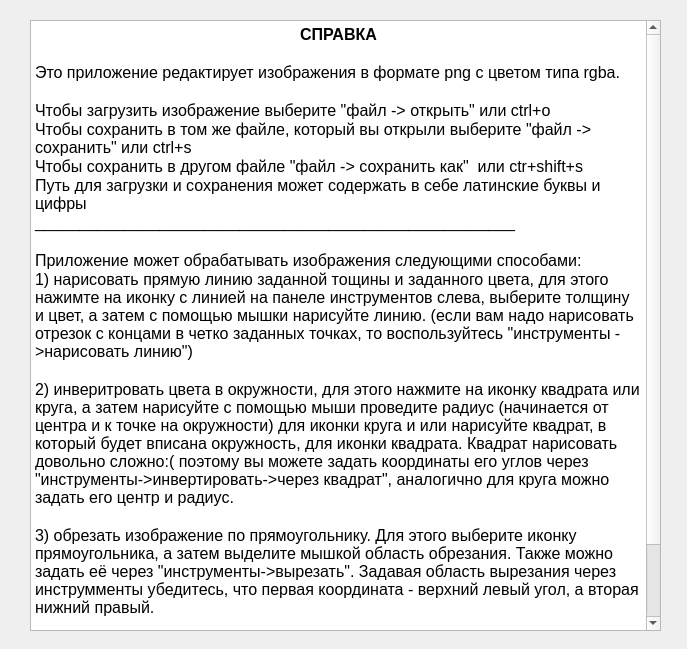
<?xml version="1.0" encoding="UTF-8"?>
<ui version="4.0">
 <class>InfoDialog</class>
 <widget class="QDialog" name="InfoDialog">
  <property name="geometry">
   <rect>
    <x>0</x>
    <y>0</y>
    <width>687</width>
    <height>649</height>
   </rect>
  </property>
  <property name="windowTitle">
   <string>Dialog</string>
  </property>
  <widget class="QTextBrowser" name="textBrowser">
   <property name="geometry">
    <rect>
     <x>30</x>
     <y>20</y>
     <width>631</width>
     <height>611</height>
    </rect>
   </property>
   <property name="html">
    <string>&lt;!DOCTYPE HTML PUBLIC &quot;-//W3C//DTD HTML 4.0//EN&quot; &quot;http://www.w3.org/TR/REC-html40/strict.dtd&quot;&gt;
&lt;html&gt;&lt;head&gt;&lt;meta name=&quot;qrichtext&quot; content=&quot;1&quot; /&gt;&lt;style type=&quot;text/css&quot;&gt;
p, li { white-space: pre-wrap; }
&lt;/style&gt;&lt;/head&gt;&lt;body style=&quot; font-family:'MS Shell Dlg 2'; font-size:7.8pt; font-weight:400; font-style:normal;&quot;&gt;
&lt;p align=&quot;center&quot; style=&quot; margin-top:0px; margin-bottom:0px; margin-left:0px; margin-right:0px; -qt-block-indent:0; text-indent:0px;&quot;&gt;&lt;span style=&quot; font-size:12pt; font-weight:600;&quot;&gt;СПРАВКА&lt;/span&gt;&lt;/p&gt;
&lt;p style=&quot;-qt-paragraph-type:empty; margin-top:0px; margin-bottom:0px; margin-left:0px; margin-right:0px; -qt-block-indent:0; text-indent:0px; font-size:12pt;&quot;&gt;&lt;br /&gt;&lt;/p&gt;
&lt;p style=&quot; margin-top:0px; margin-bottom:0px; margin-left:0px; margin-right:0px; -qt-block-indent:0; text-indent:0px;&quot;&gt;&lt;span style=&quot; font-size:12pt;&quot;&gt;Это приложение редактирует изображения в формате png с цветом типа rgba.&lt;/span&gt;&lt;/p&gt;
&lt;p style=&quot;-qt-paragraph-type:empty; margin-top:0px; margin-bottom:0px; margin-left:0px; margin-right:0px; -qt-block-indent:0; text-indent:0px; font-size:12pt;&quot;&gt;&lt;br /&gt;&lt;/p&gt;
&lt;p style=&quot; margin-top:0px; margin-bottom:0px; margin-left:0px; margin-right:0px; -qt-block-indent:0; text-indent:0px;&quot;&gt;&lt;span style=&quot; font-size:12pt;&quot;&gt;Чтобы загрузить изображение выберите &amp;quot;файл -&amp;gt; открыть&amp;quot; или ctrl+o&lt;/span&gt;&lt;/p&gt;
&lt;p style=&quot; margin-top:0px; margin-bottom:0px; margin-left:0px; margin-right:0px; -qt-block-indent:0; text-indent:0px;&quot;&gt;&lt;span style=&quot; font-size:12pt;&quot;&gt;Чтобы сохранить в том же файле, который вы открыли выберите &amp;quot;файл -&amp;gt; сохранить&amp;quot; или ctrl+s &lt;/span&gt;&lt;/p&gt;
&lt;p style=&quot; margin-top:0px; margin-bottom:0px; margin-left:0px; margin-right:0px; -qt-block-indent:0; text-indent:0px;&quot;&gt;&lt;span style=&quot; font-size:12pt;&quot;&gt;Чтобы сохранить в другом файле &amp;quot;файл -&amp;gt; сохранить как&amp;quot;  или ctr+shift+s &lt;/span&gt;&lt;/p&gt;
&lt;p style=&quot; margin-top:0px; margin-bottom:0px; margin-left:0px; margin-right:0px; -qt-block-indent:0; text-indent:0px;&quot;&gt;&lt;span style=&quot; font-size:12pt;&quot;&gt;Путь для загрузки и сохранения может содержать в себе латинские буквы и цифры &lt;/span&gt;&lt;/p&gt;
&lt;p style=&quot; margin-top:0px; margin-bottom:0px; margin-left:0px; margin-right:0px; -qt-block-indent:0; text-indent:0px;&quot;&gt;&lt;span style=&quot; font-size:12pt;&quot;&gt;______________________________________________________&lt;/span&gt;&lt;/p&gt;
&lt;p style=&quot;-qt-paragraph-type:empty; margin-top:0px; margin-bottom:0px; margin-left:0px; margin-right:0px; -qt-block-indent:0; text-indent:0px; font-size:12pt;&quot;&gt;&lt;br /&gt;&lt;/p&gt;
&lt;p style=&quot; margin-top:0px; margin-bottom:0px; margin-left:0px; margin-right:0px; -qt-block-indent:0; text-indent:0px;&quot;&gt;&lt;span style=&quot; font-size:12pt;&quot;&gt;Приложение может обрабатывать изображения следующими способами:&lt;/span&gt;&lt;/p&gt;
&lt;p style=&quot; margin-top:0px; margin-bottom:0px; margin-left:0px; margin-right:0px; -qt-block-indent:0; text-indent:0px;&quot;&gt;&lt;span style=&quot; font-size:12pt;&quot;&gt;1) нарисовать прямую линию заданной тощины и заданного цвета, для этого нажимте на иконку с линией на панеле инструментов слева, выберите толщину и цвет, а затем с помощью мышки нарисуйте линию. (если вам надо нарисовать отрезок с концами в четко заданных точках, то воспользуйтесь &amp;quot;инструменты -&amp;gt;нарисовать линию&amp;quot;)&lt;/span&gt;&lt;/p&gt;
&lt;p style=&quot;-qt-paragraph-type:empty; margin-top:0px; margin-bottom:0px; margin-left:0px; margin-right:0px; -qt-block-indent:0; text-indent:0px; font-size:12pt;&quot;&gt;&lt;br /&gt;&lt;/p&gt;
&lt;p style=&quot; margin-top:0px; margin-bottom:0px; margin-left:0px; margin-right:0px; -qt-block-indent:0; text-indent:0px;&quot;&gt;&lt;span style=&quot; font-size:12pt;&quot;&gt;2) инверитровать цвета в окружности, для этого нажмите на иконку квадрата или круга, а затем нарисуйте с помощью мыши проведите радиус (начинается от центра и к точке на окружности) для иконки круга и или нарисуйте квадрат, в который будет вписана окружность, для иконки квадрата. Квадрат нарисовать довольно сложно:( поэтому вы можете задать координаты его углов через &amp;quot;инструменты-&amp;gt;инвертировать-&amp;gt;через квадрат&amp;quot;, аналогично для круга можно задать его центр и радиус.&lt;/span&gt;&lt;/p&gt;
&lt;p style=&quot;-qt-paragraph-type:empty; margin-top:0px; margin-bottom:0px; margin-left:0px; margin-right:0px; -qt-block-indent:0; text-indent:0px; font-size:12pt;&quot;&gt;&lt;br /&gt;&lt;/p&gt;
&lt;p style=&quot; margin-top:0px; margin-bottom:0px; margin-left:0px; margin-right:0px; -qt-block-indent:0; text-indent:0px;&quot;&gt;&lt;span style=&quot; font-size:12pt;&quot;&gt;3) обрезать изображение по прямоугольнику. Для этого выберите иконку прямоугольника, а затем выделите мышкой область обрезания. Также можно задать её через &amp;quot;инструменты-&amp;gt;вырезать&amp;quot;. Задавая область вырезания через инструмменты убедитесь, что первая координата - верхний левый угол, а вторая нижний правый.&lt;/span&gt;&lt;/p&gt;
&lt;p style=&quot;-qt-paragraph-type:empty; margin-top:0px; margin-bottom:0px; margin-left:0px; margin-right:0px; -qt-block-indent:0; text-indent:0px; font-size:12pt;&quot;&gt;&lt;br /&gt;&lt;/p&gt;
&lt;p style=&quot; margin-top:0px; margin-bottom:0px; margin-left:0px; margin-right:0px; -qt-block-indent:0; text-indent:0px;&quot;&gt;&lt;span style=&quot; font-size:12pt;&quot;&gt;______________________________________________________&lt;/span&gt;&lt;/p&gt;
&lt;p style=&quot; margin-top:0px; margin-bottom:0px; margin-left:0px; margin-right:0px; -qt-block-indent:0; text-indent:0px;&quot;&gt;&lt;span style=&quot; font-size:12pt;&quot;&gt;Все действия можно выполнять только после загрузки изображения. Также вы можете сбросить всё, что вы сделали с помощью иконки стрелочки или ctrl+z.&lt;/span&gt;&lt;/p&gt;
&lt;p style=&quot;-qt-paragraph-type:empty; margin-top:0px; margin-bottom:0px; margin-left:0px; margin-right:0px; -qt-block-indent:0; text-indent:0px; font-size:12pt;&quot;&gt;&lt;br /&gt;&lt;/p&gt;&lt;/body&gt;&lt;/html&gt;</string>
   </property>
  </widget>
 </widget>
 <resources/>
 <connections/>
</ui>
